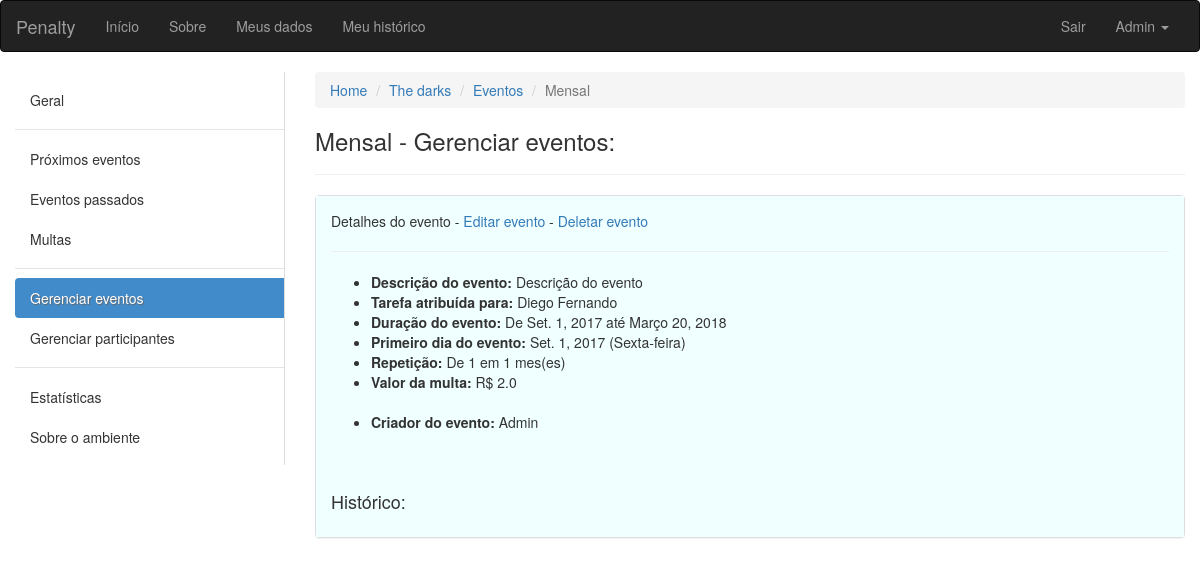
/ambiente/2/eventos/3/ (signed in), run on the app's committed database.
### ambiente/models.py (models this page shows, shortened)
class Ambiente(models.Model):
	nome = models.CharField(max_length=100, verbose_name='Nome', null=False, blank=False)
	descricao = models.CharField(max_length=100, verbose_name='Descrição', null=True, blank=False)
	endereco = models.CharField(max_length=150, verbose_name='Endereço', null=True, blank=False)
	criador = models.ForeignKey(User, verbose_name='Criador', null=False, blank=False, related_name='+')
	data_criacao = models.DateTimeField(default=timezone.now)
	participantes = models.ManyToManyField(User, verbose_name='Participantes', blank=True, related_name='+')

class Evento(models.Model):
	INTERVALOS = (
        ('D', 'Dias'),
        ('S', 'Semanas'),
        ('M', 'Meses'),
    )
	nome = models.CharField(max_length=100, verbose_name='Nome', null=False, blank=False)
	descricao = models.CharField(max_length=100, verbose_name='Descrição', null=True, blank=False)
	criador = models.ForeignKey(User, verbose_name='Criador', null=False, blank=False, related_name='+', default=1)
	responsavel = models.ForeignKey(User, verbose_name='Responsavel pela tarefa', null=False, blank=False, related_name='+', default=1)
	ambiente = models.ForeignKey(Ambiente, verbose_name='Ambiente', null=False, blank=False, related_name='+')
	data_inicio = models.DateField(default=date.today)
	data_fim = models.DateField(verbose_name='Data de término')
	dia_evento = models.DateField()
	id_agrupador = models.IntegerField()
	valor_multa = models.FloatField(verbose_name='Valor da multa', blank=False, default=2.0)
	quantidade_intervalos_repeticao = models.IntegerField(verbose_name='Se repete em')
	intervalo = models.CharField(max_length=40, choices=INTERVALOS, null=False, blank=False)
	solicitacao_de_validacao = models.BooleanField(default=False)
	momento_da_solicitacao = models.DateTimeField(blank=True, null=True)

### ambiente/views.py (the view)
# urls.py: url(r'^(?P<pk>[0-9]+)/eventos/(?P<pkevento>[0-9]+)/$', views.evento, name='evento'),
def evento(request, pk, pkevento):
	ambiente = get_object_or_404(Ambiente, pk=pk)
	get_object_or_404(ambiente.participantes, pk=request.user.pk)
	evento = get_list_or_404(Evento, id_agrupador=pkevento)
	return render(request, 'evento.html', {'ambiente':ambiente, 'evento':evento[0]})

### ambiente/templatetags/aux_tags.py (called while the page is built)
@register.filter(name='typedata')
def typedata(value):
	if value == "D":
		return "dia(s)"
	elif value == "S":
		return "semana(s)"
	return "mes(es)"

### ambiente/templates/evento.html (shortened to what this page needs)
{% extends "base.html" %}
{% load aux_tags %}
{% block conteudo %}
<div class="container-fluid">
	<div class="row">
		<div class="col-sm-3">
		    <nav class="nav-sidebar">
		        <ul class="nav">
		            <li><a href="javascript:;">Geral</a></li>
		            <li class="nav-divider"></li>
		            <li><a href="javascript:;">Próximos eventos</a></li>
		            <li><a href="javascript:;">Eventos passados</a></li>
		            <li><a href="javascript:;">Multas</a></li>
		            <li class="nav-divider"></li>
		            <li class="active"><a href="javascript:;">Gerenciar eventos</a></li>
		            <li><a href="javascript:;">Gerenciar participantes</a></li>
		            <li class="nav-divider"></li>
		            <li><a href="javascript:;">Estatísticas</a></li>
		            <li><a href="javascript:;">Sobre o ambiente</a></li>
		        </ul>
		    </nav>
		</div>
	<div class="col-sm-9">
		<ol class="breadcrumb">
		  <li><a href="#">Home</a></li>
		  <li><a href="{% url 'ambiente:ambiente' ambiente.pk %}">{{ ambiente.nome }}</a></li>
		  <li><a href="{% url 'ambiente:eventos' ambiente.pk %}">Eventos</a></li>
		  <li class="active">{{ evento.nome }}</li>
		</ol>
		<h3>{{ evento.nome }} - Gerenciar eventos:</h3>
		<hr>
		<div class="panel panel-default">
		  {% if evento.intervalo == "D" %}
	  	  	<div class="panel-body dias">
	  	  {% elif evento.intervalo == "S" %}
	  	  	<div class="panel-body semanas">
	  	  {% else %}
	  	    <div class="panel-body meses">
	  	  {% endif %}
		  <p>Detalhes do evento - <a href="{% url 'ambiente:editar_evento' ambiente.pk evento.id_agrupador %}">Editar evento</a> -
		  	<a href="#" data-toggle="modal" data-target="#modalDeletar">Deletar evento</a></p>
		  <hr>
		  	<ul>
		  		<li><b>Descrição do evento:</b> {{ evento.descricao }}</li>
		  		<li><b>Tarefa atribuída para:</b> {{ evento.responsavel.first_name }}</li>
		  		<li><b>Duração do evento:</b> De {{ evento.data_inicio }} até {{ evento.data_fim }}</li>
		  		<li><b>Primeiro dia do evento:</b> {{ evento.dia_evento }} ({{ evento.dia_evento| date:"l" }})</li>
		  		<li><b>Repetição:</b> De {{ evento.quantidade_intervalos_repeticao }} em {{ evento.quantidade_intervalos_repeticao }} {{ evento.intervalo|typedata }}</li>
		  		<li><b>Valor da multa:</b> R$ {{ evento.valor_multa }}</li><br>
		  		<li><b>Criador do evento:</b> {{ evento.criador.first_name }}</li>
		  	</ul>
		  	<br><br>
		  	<h4>Histórico:</h4>
		  </div>
		   </div>
		  </div>
	  </div>
	</div>
{% endblock conteudo %}

### core/templates/base.html (shortened to what this page needs)
{% load staticfiles %}
<!DOCTYPE html>
<html lang="pt-br">
  <head>
    <link rel="stylesheet" href="{% static 'css/bootstrap.min.css' %}">
    <link rel="stylesheet" href="{% static 'css/custom.css' %}">
  </head>
  <body>
    <nav class="navbar navbar-inverse">
      <div class="container-fluid">
      <div class="navbar-header">
        <a class="navbar-brand" href="/">Penalty</a>
      </div>
      <div class="collapse navbar-collapse" id="bs-example-navbar-collapse-1">
        <ul class="nav navbar-nav">
          <li><a href="/">Início</a></li>
          <li><a href="#">Sobre</a></li>
          <li><a href="#">Meus dados</a></li>
          <li><a href="#">Meu histórico</a></li>
        </ul>
        {% if request.user.is_authenticated %}
        <ul class="nav navbar-nav navbar-right">
          <li><a href="/logout/">Sair</a></li>
          <li class="dropdown">
            <a href="#" class="dropdown-toggle" data-toggle="dropdown" role="button" aria-haspopup="true" aria-expanded="false">{{ request.user.first_name }} <span class="caret"></span></a>
          </li>
        </ul>
        {% endif %}
      </div>
    </div>
    </nav>
    {% block conteudo %}
    {% endblock conteudo %}
  </body>
</html>

### core/static/css/custom.css (style rules this page uses)
.nav-sidebar { width: 100%; padding: 8px 0; border-right: 1px solid #ddd; }
.nav-sidebar a { color: #333; -webkit-transition: all 0.08s linear; -moz-transition: all 0.08s linear; -o-transition: all 0.08s linear; transition: all 0.08s linear; -webkit-border-radius: 4px 0 0 4px; -moz-border-radius: 4px 0 0 4px; border-radius: 4px 0 0 4px; }
.nav-sidebar .active a { cursor: default; background-color: #428bca; color: #fff; text-shadow: 1px 1px 1px #666; }
.meses { background-color: #F0FFFF; }

### data on the page
Ambiente: nome "The darks"
Evento: nome "Mensal", descricao "Descrição do evento", responsavel.first_name "Diego Fernando", data_inicio "Set. 1, 2017", data_fim "Março 20, 2018", dia_evento "Set. 1, 2017", dia_evento "Sexta-feira", quantidade_intervalos_repeticao "1", intervalo|typedata "mes(es)", valor_multa "2.0", criador.first_name "Admin"

### other printed values
{{ request.user.first_name }} "Admin"
